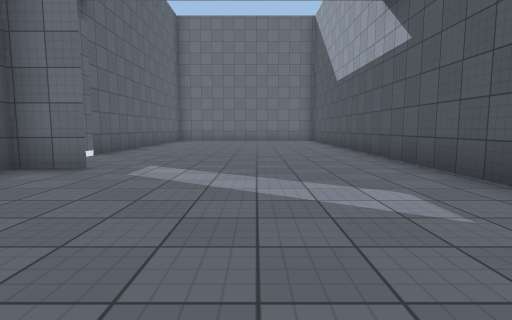
[1] (above)

16 first-person views from a walk through a 3-D level made in the Unity game engine. The camera is 1.2 m above the floor, tilts 6° down and sees 80° across. The floor is counted in squares, 2 m on a side. Each view is taken from the middle of a square. On the plan, view 1 faces up. The plan holds only what a view shows up to about 9 squares ahead; the rest is blank. The place goes on beyond the plan. The player is left out. Surface patterns are stand-ins for the level's own textures.

[2]
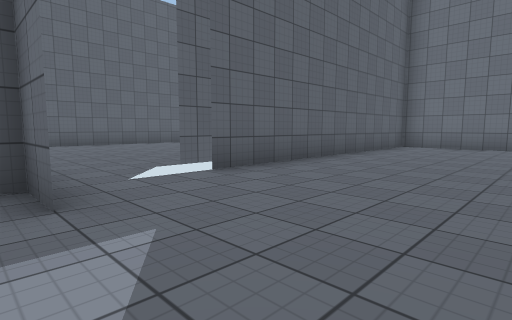

[3]
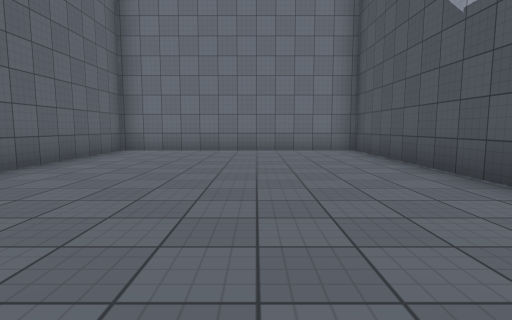

[4]
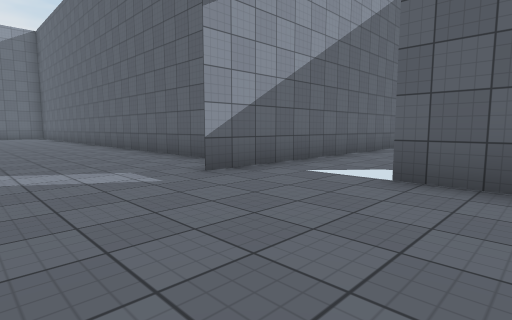

[5]
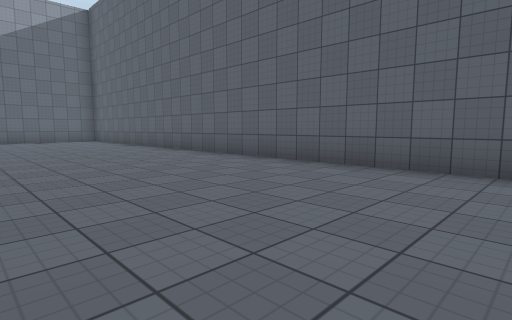

[6]
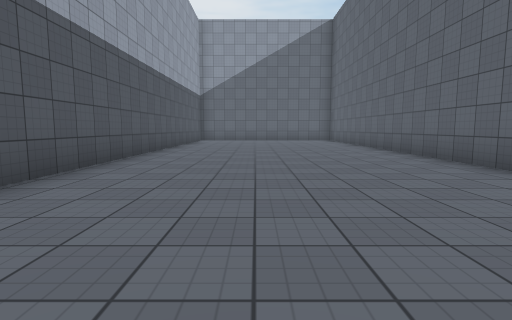

[7]
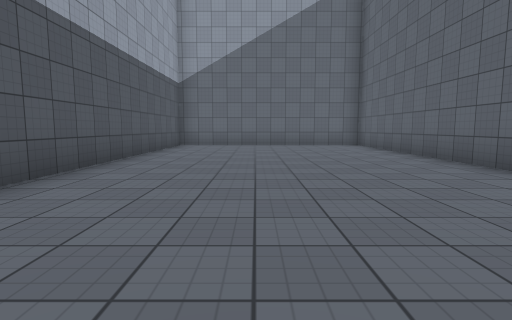

[8]
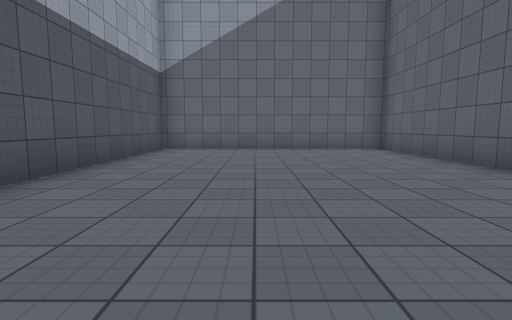

[9]
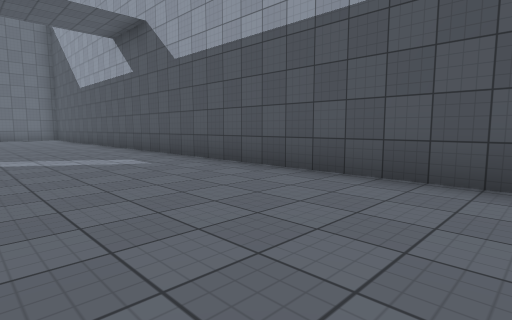

[10]
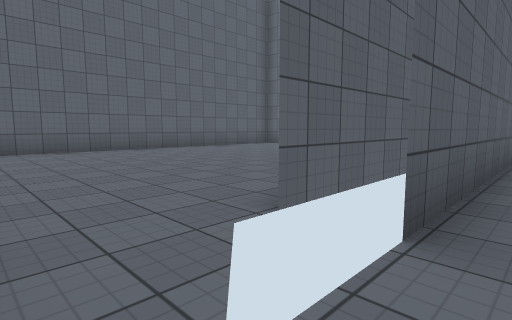

[11]
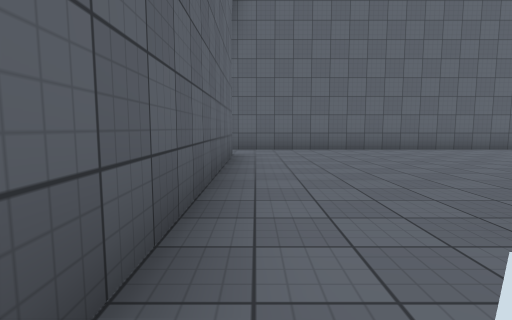

[12]
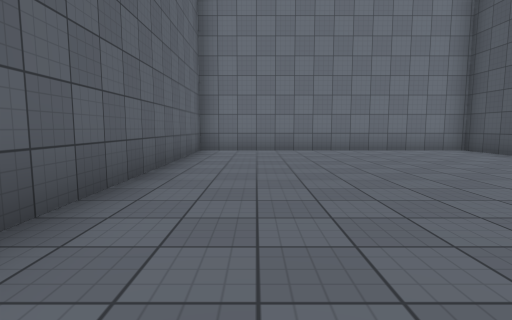

[13]
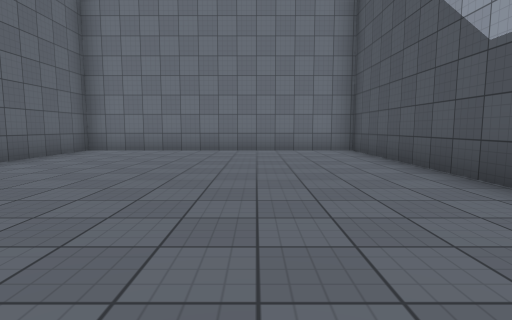

[14]
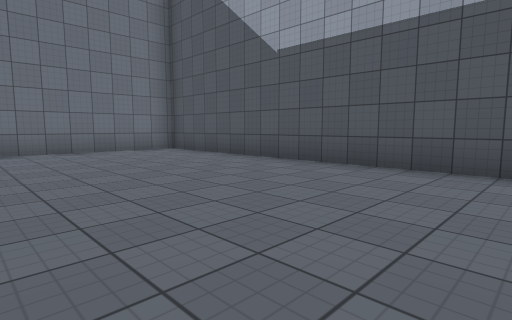

[15]
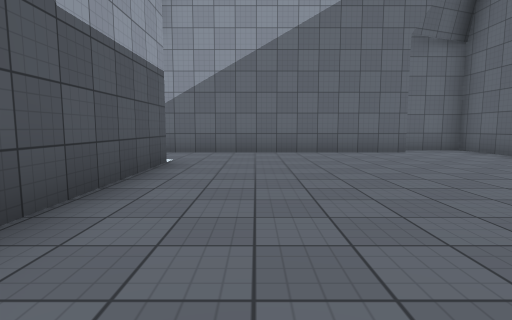

[16]
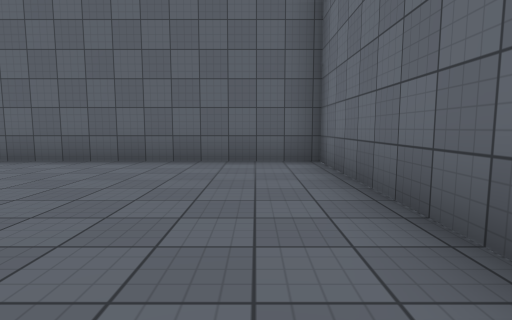

### Floor plan
Ten units are one square. View 1 is at (0, 0); x grows to the right and y downward. Boxes are objects, and circles mark ways between rooms. Rooms are numbered by the first view taken in them; rooms with no view inside come last. Other rooms are left out.
<svg viewBox="-120 -147 151 268">
<path fill="none" stroke="#000" d="M-44 -45 -25 -45 -36 -45 -36 116 26 116 26 -142 -36 -142 -36 -66M-44 -92 -44 -66M-44 -66 -44 -142 -115 -142 -115 -38 -100 -38M-98 -45 -44 -45"/>
<circle cx="-40" cy="-50" r="3" fill="#2a7"/>
<text x="-10" y="-20">1</text>
<text x="-80" y="-90">2</text>
</svg>
Room 1 opens to room 2.

Where each view was taken, in squares from view 1:
view 1: 0 up, 0 right, facing up
view 2: 4 up, 0 right, facing up-left
view 3: 6 up, 0 right, facing up
view 4: 8 up, 0 right, facing down-left
view 5: 3 up, 1 right, facing down-left
view 6: 3 up, 0 right, facing down
view 7: 1 down, 0 right, facing down
view 8: 3 down, 0 right, facing down
view 9: 3 down, 1 left, facing up-right
view 10: 5 up, 3 left, facing up-left
view 11: 5 up, 3 left, facing left
view 12: 6 up, 10 left, facing up
view 13: 6 up, 7 left, facing up
view 14: 6 up, 2 left, facing up-right
view 15: 12 up, 6 left, facing down
view 16: 13 up, 6 left, facing left
